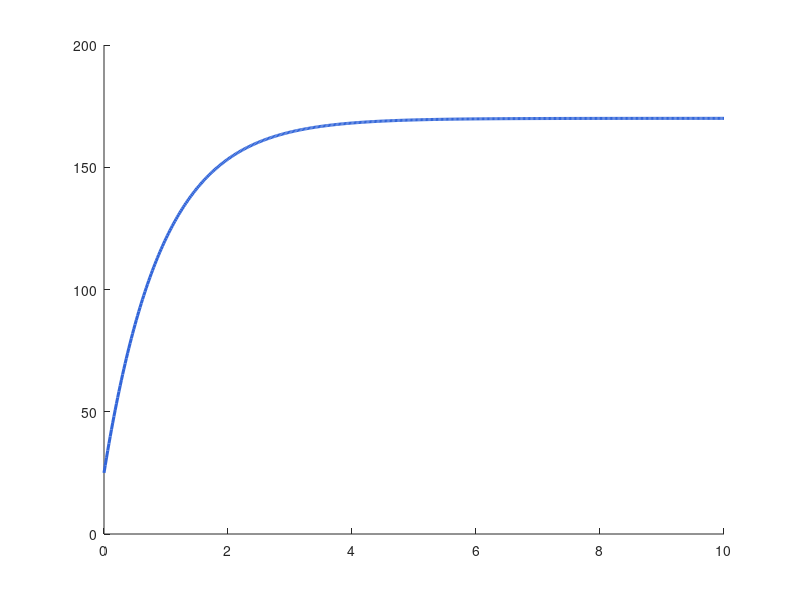

Reproduce this figure in MATLAB. (Note: this script raises an error after producing the figure.)
%% verificacion_termica.m
% Genera verificacion_termica.png sin toolboxes adicionales.
clear; clc; close all
V.figura=[1000 650]; V.dpi=300; V.fuente='Arial'; V.ejes=13; V.titulo=17;
V.grosor=2.2; V.color=[0.20 0.40 0.85]; V.archivo='verificacion_termica.png';
Rp=420e-6; rho_s=1100; Cp_s=1800; k_s=0.20; h=300; T0=25; Tinf=170;
Lc=Rp/3; Bi=h*Lc/k_s; tauT=rho_s*Cp_s*Rp/(3*h);
t=linspace(0,10,500); T=Tinf-(Tinf-T0).*exp(-t/tauT);
fig=figure('Color','w','Position',[80 80 V.figura]); ax=axes(fig); hold(ax,'on');
a=plot(ax,t,T,'Color',V.color,'LineWidth',V.grosor);
b=yline(ax,Tinf,'--k','Temperatura del medio','LineWidth',1.4);
xlabel(ax,'Tiempo (s)'); ylabel(ax,'Temperatura media de la partícula (°C)');
title(ax,sprintf('Verificación térmica: Bi = %.3f, \\tau_T = %.2f s',Bi,tauT));
legend(ax,[a b],{'Temperatura media','Temperatura del medio'},'Location','eastoutside');
set(ax,'FontName',V.fuente,'FontSize',V.ejes,'LineWidth',1); ax.Title.FontSize=V.titulo;
grid(ax,'on'); box(ax,'on'); exportgraphics(fig,V.archivo,'Resolution',V.dpi);
fprintf('Bi = %.4f\ntau_T = %.4f s\n',Bi,tauT);
if Bi>=0.1, fprintf('Bi >= 0.1: el modelo concentrado es una aproximación preliminar.\n'); end
